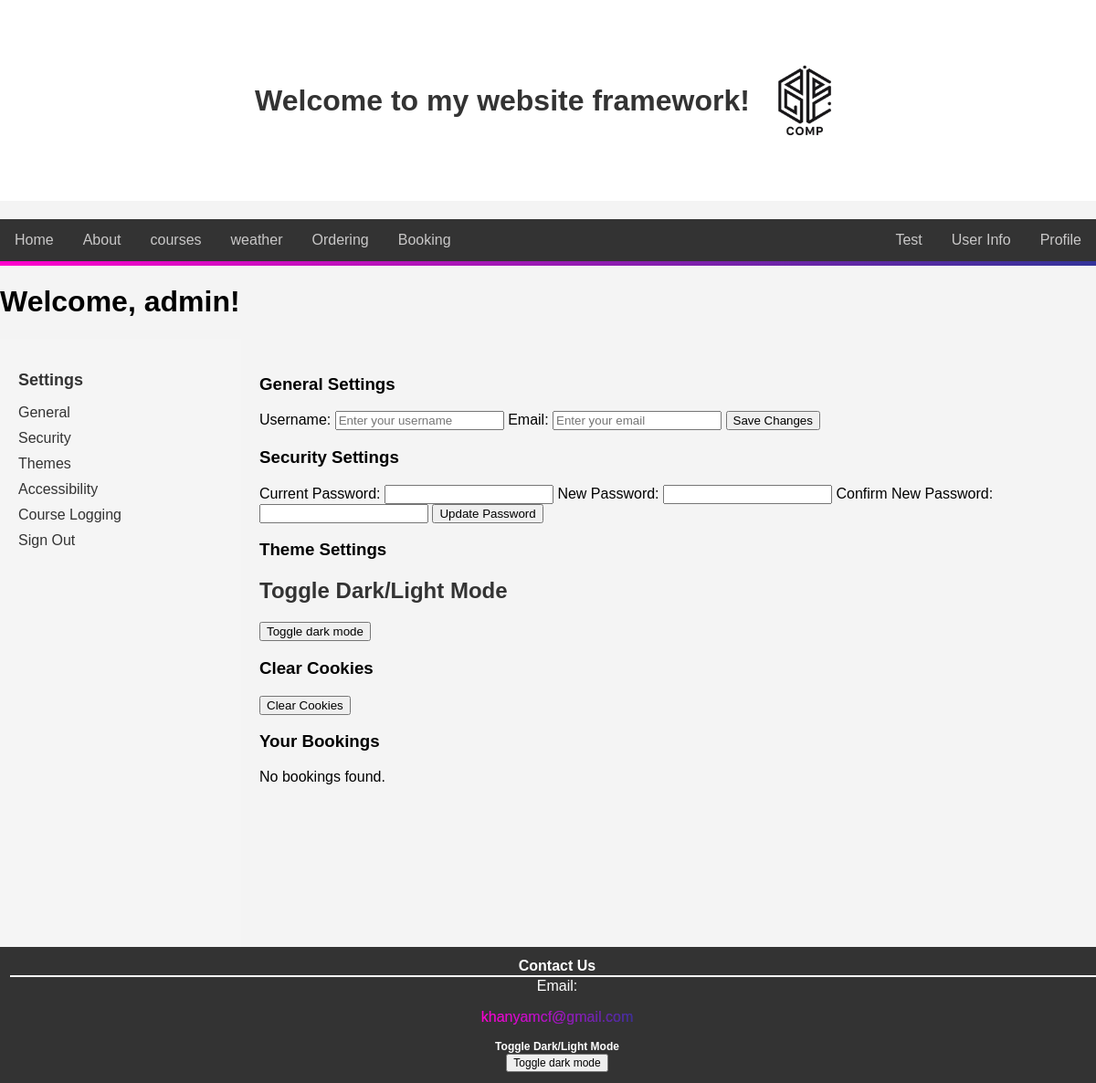
Page /profile (signed in) on the earlier database version.
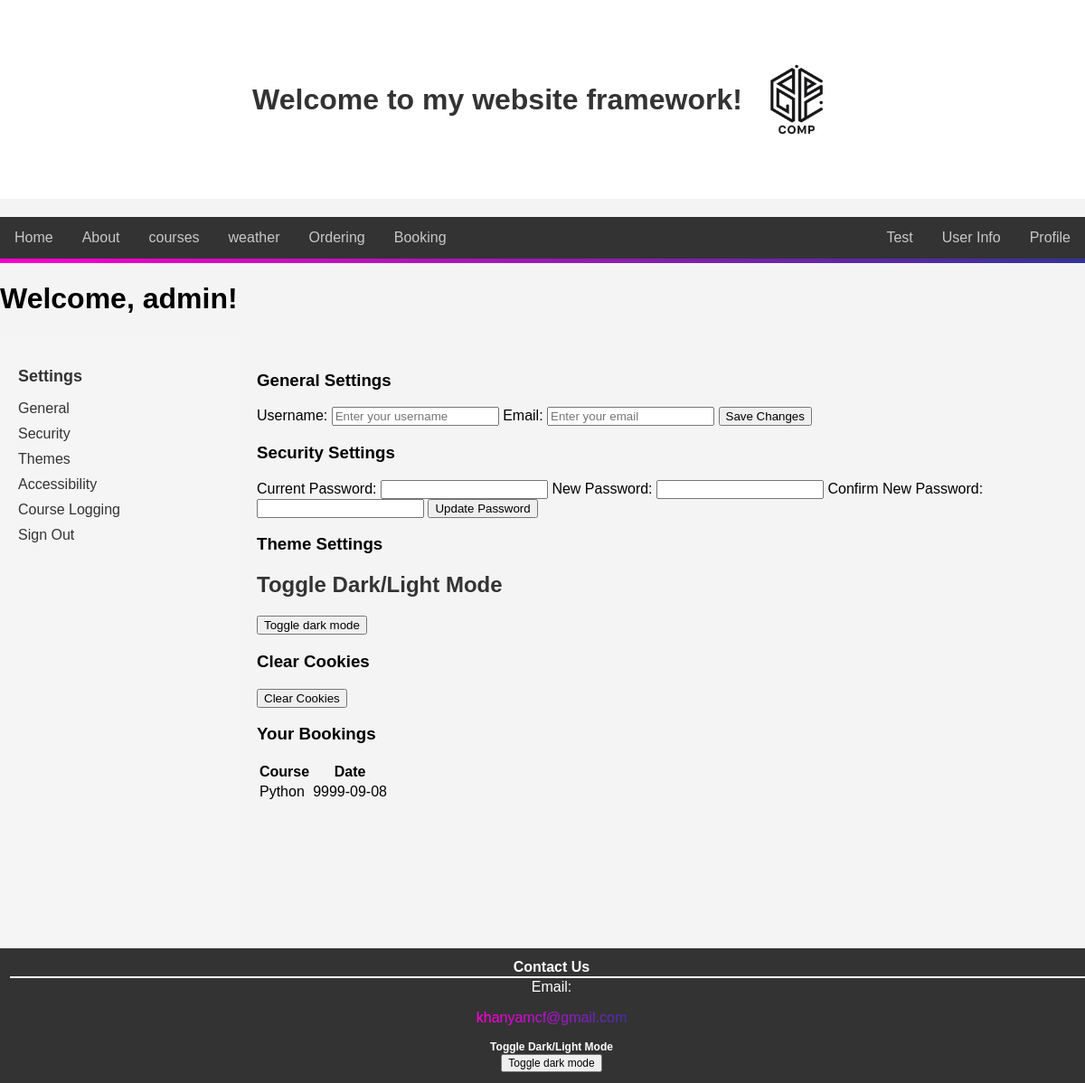
Same page on the later database version.
### tables this page shows
CREATE TABLE users (id INTEGER PRIMARY KEY, username TEXT NOT NULL, email TEXT NOT NULL, password TEXT NOT NULL, admin BOOLEAN NOT NULL DEFAULT FALSE);

CREATE TABLE bookings (booking_id INTEGER PRIMARY KEY, courses text, username text, date TEXT, time TEXT, FOREIGN KEY(username) REFERENCES users(username));

### flaskr/main.py (the view)
@app.route("/profile")
def profile():
    if "username" not in session:
        return redirect(url_for("login"))
    username = session["username"]
    connection = sqlite3.connect("users.db")
    cursor = connection.cursor()
    cursor.execute("SELECT * FROM users WHERE username = ?", (username,))
    user = cursor.fetchone()
    if not user:
        connection.close()
        session.pop("username", None)  # Clear invalid session
        return redirect(url_for("login"))
    cursor.execute("SELECT courses, date FROM bookings WHERE username = ?", (username,))
    bookings = cursor.fetchall()
    connection.close()
    return render_template("profile.html", username=username, bookings=bookings)

### flaskr/main.py (called while the page is built)
@app.before_request
def manage_session():
    session.permanent = True
    app.permanent_session_lifetime = timedelta(minutes=30)
    if "username" in session:
        last_activity = session.get("last_activity")
        if last_activity:
            current_time = datetime.now()
            time_difference = current_time - last_activity.replace(tzinfo=None)
            if time_difference.total_seconds() > 1800:  # 30 minute
                session.clear()
                return redirect(url_for("login"))
    session["last_activity"] = datetime.now()

@app.context_processor
def inject_user():
    return {
        "authenticated": "username" in session,
        "admin": session.get("admin", False),
    }

@app.context_processor
def inject_theme():
    theme = session.get("theme", "light")
    return dict(theme=theme)

### flaskr/templates/profile.html (shortened to what this page needs)
<!DOCTYPE html>
<html lang="en">
{% extends "index.html" %}
    {% block content %}
    <h1>Welcome, {{ username }}!</h1>
    <div class="light-mode">
        <div class="settings-container">
            <aside class="sidebar">
                <h2>Settings</h2>
                <ul>
                    <li><a href="#general">General</a></li>
                    <li><a href="#security">Security</a></li>
                    <li><a href="#themes">Themes</a></li>
                    <li><a href="#accessibility">Accessibility</a></li>
                    <li><a href="#course-logging">Course Logging</a></li>
                    <li><a href="#" onclick="showSignOutOverlay()">Sign Out</a></li>
                </ul>
            </aside>
            <main class="content">
                <section id="general">
                    <h3>General Settings</h3>
                    <form>
                        <label for="username">Username:</label>
                        <input type="text" id="username" name="username" placeholder="Enter your username" required>
                        <label for="email">Email:</label>
                        <input type="email" id="email" name="email" placeholder="Enter your email" required>
                        <button type="submit">Save Changes</button>
                    </form>
                </section>
                <section id="security">
                    <h3>Security Settings</h3>
                    <form action="/change_password" method="POST">
                        <label for="current_password">Current Password:</label>
                        <input type="password" id="current_password" name="current_password" required>
                        <label for="new_password">New Password:</label>
                        <input type="password" id="new_password" name="new_password" required>
                        <label for="confirm_password">Confirm New Password:</label>
                        <input type="password" id="confirm_password" name="confirm_password" required>
                        <button type="submit">Update Password</button>
                    </form>
                </section>
                <section id="themes">
                    <h3>Theme Settings</h3>
                    <h2>Toggle Dark/Light Mode</h2>
                    <button onclick="toggleDarkMode()">Toggle dark mode</button>
                </section>
                <section id="clear-cookies">
                    <h3>Clear Cookies</h3>
                    <button onclick="clearCookies()">Clear Cookies</button>
                </section>
                <section id="bookings">
                    <h3>Your Bookings</h3>
                    {% if bookings %}
                    <table>
                        <thead>
                            <tr>
                                <th>Course</th>
                                <th>Date</th>
                            </tr>
                        </thead>
                        <tbody>
                            {% for booking in bookings %}
                            <tr>
                                <td>{{ booking[0] }}</td>
                                <td>{{ booking[1] }}</td>
                            </tr>
                            {% endfor %}
                        </tbody>
                    </table>
                    {% else %}
                    <p>No bookings found.</p>
                    {% endif %}
                </section>
            </main>
        </div>
    </div>
    {% endblock %}

Differences in the rows shown:
no longer on this page (row unchanged): users: username "admin"
added bookings: courses "Python", date "9999-09-08"
Other differences:
{{ username }}: (not shown) → "admin"
text no longer shown: "No bookings found."
text now shown: "Course Date"
